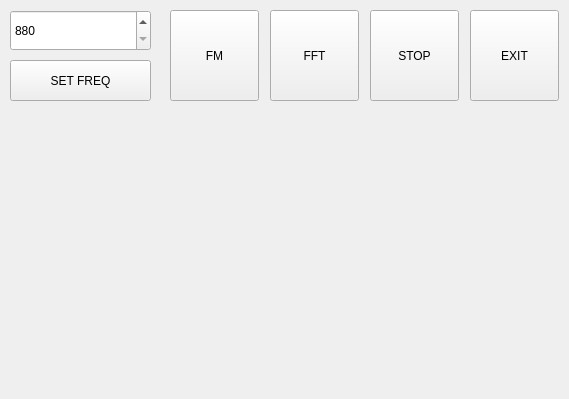
<?xml version="1.0" encoding="UTF-8"?>
<ui version="4.0">
 <class>MainWindow</class>
 <widget class="QMainWindow" name="MainWindow">
  <property name="geometry">
   <rect>
    <x>0</x>
    <y>0</y>
    <width>569</width>
    <height>399</height>
   </rect>
  </property>
  <property name="sizePolicy">
   <sizepolicy hsizetype="Fixed" vsizetype="Fixed">
    <horstretch>0</horstretch>
    <verstretch>0</verstretch>
   </sizepolicy>
  </property>
  <property name="contextMenuPolicy">
   <enum>Qt::DefaultContextMenu</enum>
  </property>
  <property name="windowTitle">
   <string>控制台</string>
  </property>
  <property name="windowOpacity">
   <double>4.000000000000000</double>
  </property>
  <property name="toolButtonStyle">
   <enum>Qt::ToolButtonFollowStyle</enum>
  </property>
  <widget class="QWidget" name="centralWidget">
   <widget class="QPushButton" name="pushButton">
    <property name="geometry">
     <rect>
      <x>470</x>
      <y>10</y>
      <width>89</width>
      <height>91</height>
     </rect>
    </property>
    <property name="text">
     <string>EXIT</string>
    </property>
   </widget>
   <widget class="QPushButton" name="pushButton_2">
    <property name="geometry">
     <rect>
      <x>170</x>
      <y>10</y>
      <width>89</width>
      <height>91</height>
     </rect>
    </property>
    <property name="text">
     <string>FM</string>
    </property>
   </widget>
   <widget class="QPushButton" name="pushButton_3">
    <property name="geometry">
     <rect>
      <x>270</x>
      <y>10</y>
      <width>89</width>
      <height>91</height>
     </rect>
    </property>
    <property name="text">
     <string>FFT</string>
    </property>
   </widget>
   <widget class="QSpinBox" name="spinBox">
    <property name="geometry">
     <rect>
      <x>10</x>
      <y>10</y>
      <width>141</width>
      <height>41</height>
     </rect>
    </property>
    <property name="minimum">
     <number>880</number>
    </property>
    <property name="maximum">
     <number>2000</number>
    </property>
   </widget>
   <widget class="QPushButton" name="pushButton_4">
    <property name="geometry">
     <rect>
      <x>10</x>
      <y>60</y>
      <width>141</width>
      <height>41</height>
     </rect>
    </property>
    <property name="text">
     <string>SET FREQ</string>
    </property>
   </widget>
   <widget class="QPushButton" name="pushButton_5">
    <property name="geometry">
     <rect>
      <x>370</x>
      <y>10</y>
      <width>89</width>
      <height>91</height>
     </rect>
    </property>
    <property name="text">
     <string>STOP</string>
    </property>
   </widget>
  </widget>
 </widget>
 <layoutdefault spacing="6" margin="11"/>
 <resources/>
 <connections/>
</ui>
